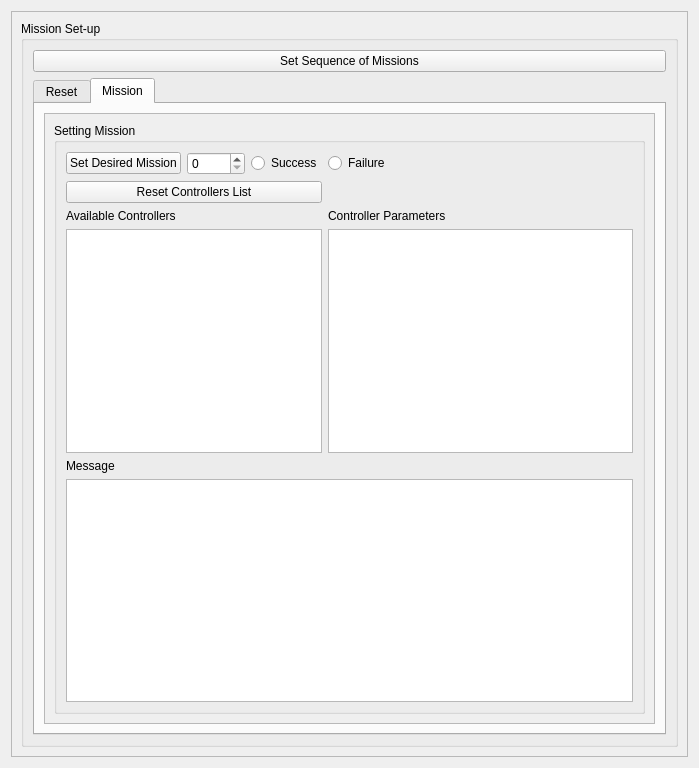
<?xml version="1.0" encoding="UTF-8"?>
<ui version="4.0">
 <class>Form</class>
 <widget class="QWidget" name="Form">
  <property name="geometry">
   <rect>
    <x>0</x>
    <y>0</y>
    <width>699</width>
    <height>768</height>
   </rect>
  </property>
  <property name="windowTitle">
   <string>Form</string>
  </property>
  <property name="styleSheet">
   <string notr="true"/>
  </property>
  <layout class="QGridLayout" name="gridLayout">
   <item row="0" column="0">
    <widget class="QScrollArea" name="scrollArea_2">
     <property name="widgetResizable">
      <bool>true</bool>
     </property>
     <widget class="QWidget" name="scrollAreaWidgetContents_4">
      <property name="geometry">
       <rect>
        <x>0</x>
        <y>0</y>
        <width>679</width>
        <height>748</height>
       </rect>
      </property>
      <layout class="QGridLayout" name="gridLayout_8">
       <item row="0" column="0">
        <widget class="QGroupBox" name="groupBox_7">
         <property name="sizePolicy">
          <sizepolicy hsizetype="Preferred" vsizetype="Ignored">
           <horstretch>0</horstretch>
           <verstretch>0</verstretch>
          </sizepolicy>
         </property>
         <property name="title">
          <string>Mission Set-up</string>
         </property>
         <layout class="QGridLayout" name="gridLayout_7">
          <item row="0" column="0">
           <widget class="QPushButton" name="SetSequenceMissions">
            <property name="text">
             <string>Set Sequence of Missions</string>
            </property>
           </widget>
          </item>
          <item row="1" column="0">
           <widget class="QTabWidget" name="tabWidget">
            <property name="currentIndex">
             <number>1</number>
            </property>
            <widget class="QWidget" name="tab">
             <attribute name="title">
              <string>Reset</string>
             </attribute>
             <layout class="QFormLayout" name="formLayout">
              <item row="1" column="0">
               <widget class="QPushButton" name="SetIrisNeutralValue">
                <property name="text">
                 <string>Set Iris Neutral Value</string>
                </property>
               </widget>
              </item>
              <item row="2" column="0">
               <widget class="QLabel" name="label_8">
                <property name="text">
                 <string>Throttle Neutral</string>
                </property>
               </widget>
              </item>
              <item row="3" column="0">
               <widget class="QDoubleSpinBox" name="ThrottleNeutralValue">
                <property name="decimals">
                 <number>0</number>
                </property>
                <property name="minimum">
                 <double>1000.000000000000000</double>
                </property>
                <property name="maximum">
                 <double>1600.000000000000000</double>
                </property>
                <property name="singleStep">
                 <double>10.000000000000000</double>
                </property>
                <property name="value">
                 <double>1480.000000000000000</double>
                </property>
               </widget>
              </item>
              <item row="4" column="0">
               <widget class="QPushButton" name="ResetIrisNeutralValue">
                <property name="text">
                 <string>Reset Iris Neutral Value</string>
                </property>
               </widget>
              </item>
              <item row="0" column="0">
               <widget class="QLabel" name="label_4">
                <property name="text">
                 <string>Iris Neutral Value     </string>
                </property>
               </widget>
              </item>
              <item row="4" column="1">
               <widget class="QSpinBox" name="TriggerInstantNeutral"/>
              </item>
             </layout>
             <zorder>SetIrisNeutralValue</zorder>
             <zorder>ThrottleNeutralValue</zorder>
             <zorder>SetIrisNeutralValue</zorder>
             <zorder>label_8</zorder>
             <zorder>label_8</zorder>
             <zorder>ThrottleNeutralValue</zorder>
             <zorder>ThrottleNeutralValue</zorder>
             <zorder>ResetIrisNeutralValue</zorder>
             <zorder>label_4</zorder>
             <zorder>TriggerInstantNeutral</zorder>
            </widget>
            <widget class="QWidget" name="tab_3">
             <attribute name="title">
              <string>Mission</string>
             </attribute>
             <layout class="QGridLayout" name="gridLayout_5">
              <item row="0" column="0">
               <widget class="QScrollArea" name="scrollArea">
                <property name="widgetResizable">
                 <bool>true</bool>
                </property>
                <widget class="QWidget" name="scrollAreaWidgetContents">
                 <property name="geometry">
                  <rect>
                   <x>0</x>
                   <y>0</y>
                   <width>611</width>
                   <height>608</height>
                  </rect>
                 </property>
                 <layout class="QGridLayout" name="gridLayout_2">
                  <item row="0" column="0">
                   <widget class="QGroupBox" name="groupBox_8">
                    <property name="title">
                     <string>Setting Mission</string>
                    </property>
                    <layout class="QGridLayout" name="gridLayout_3">
                     <item row="0" column="0">
                      <widget class="QPushButton" name="SetControllerButton">
                       <property name="text">
                        <string>Set Desired Mission</string>
                       </property>
                      </widget>
                     </item>
                     <item row="7" column="0">
                      <widget class="QLabel" name="label_3">
                       <property name="text">
                        <string>Message</string>
                       </property>
                      </widget>
                     </item>
                     <item row="0" column="2">
                      <widget class="QRadioButton" name="Success">
                       <property name="text">
                        <string>Success</string>
                       </property>
                      </widget>
                     </item>
                     <item row="8" column="0" colspan="4">
                      <widget class="QTextEdit" name="ItemClickedMessage"/>
                     </item>
                     <item row="1" column="0" colspan="3">
                      <widget class="QPushButton" name="ResetControllersList">
                       <property name="text">
                        <string>Reset Controllers List</string>
                       </property>
                      </widget>
                     </item>
                     <item row="2" column="0">
                      <widget class="QLabel" name="label_2">
                       <property name="text">
                        <string>Available Controllers</string>
                       </property>
                      </widget>
                     </item>
                     <item row="0" column="3">
                      <widget class="QRadioButton" name="Failure">
                       <property name="text">
                        <string>Failure</string>
                       </property>
                      </widget>
                     </item>
                     <item row="4" column="0" colspan="3">
                      <widget class="QListWidget" name="ListControllersWidget"/>
                     </item>
                     <item row="4" column="3">
                      <widget class="QPlainTextEdit" name="ControllerMessageInput"/>
                     </item>
                     <item row="2" column="3">
                      <widget class="QLabel" name="label">
                       <property name="text">
                        <string>Controller Parameters</string>
                       </property>
                      </widget>
                     </item>
                     <item row="0" column="1">
                      <widget class="QSpinBox" name="TriggerInstant"/>
                     </item>
                    </layout>
                   </widget>
                  </item>
                 </layout>
                </widget>
               </widget>
              </item>
             </layout>
            </widget>
           </widget>
          </item>
         </layout>
        </widget>
       </item>
      </layout>
     </widget>
    </widget>
   </item>
  </layout>
 </widget>
 <resources/>
 <connections/>
</ui>
